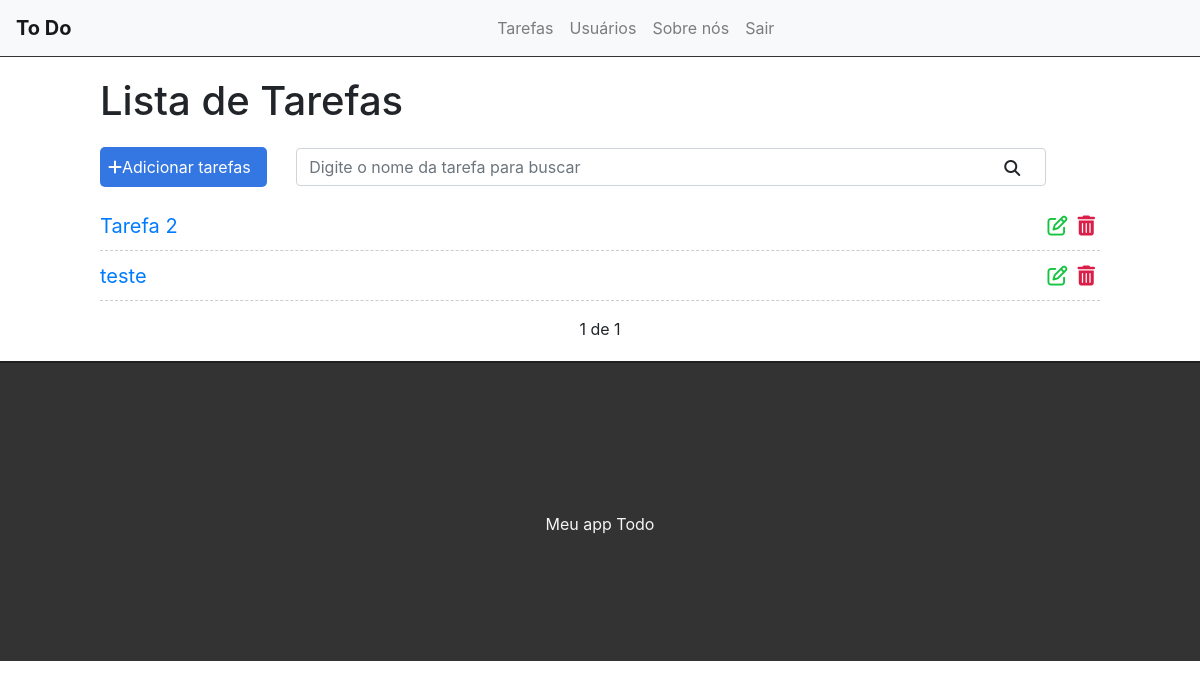
The app's page /?page=2 (signed in), older data.
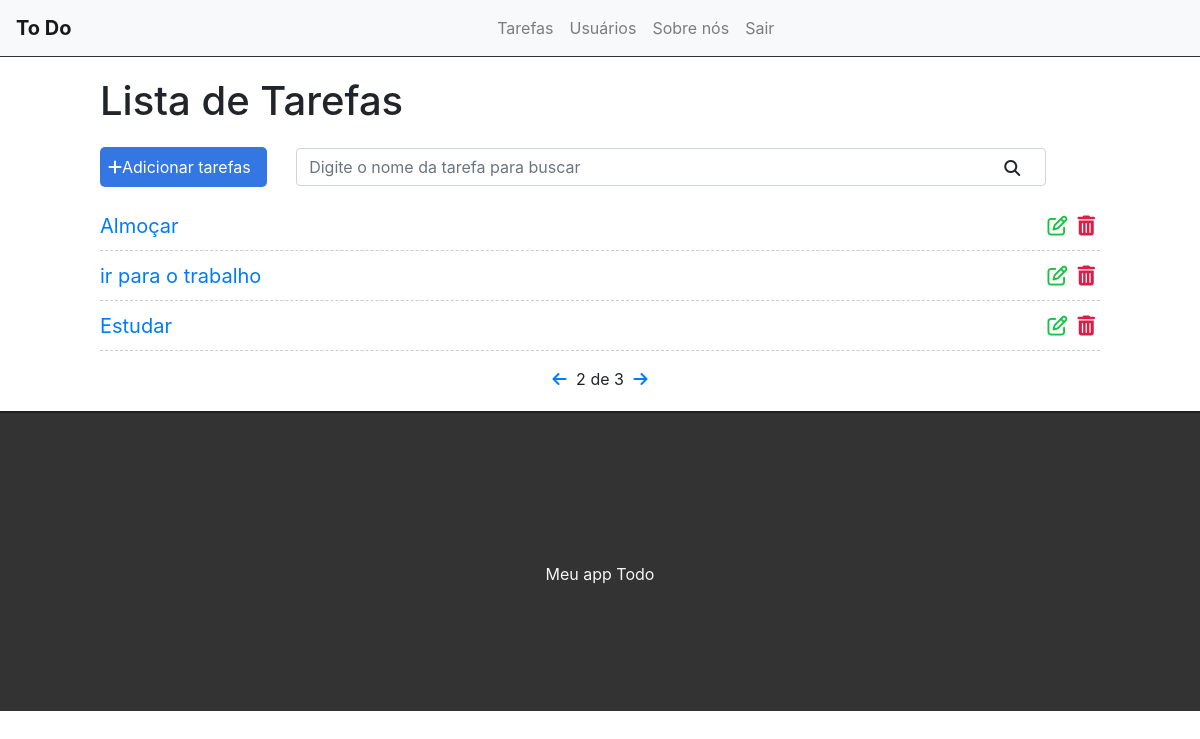
The same page, newer data.
### tasks/models.py (models this page shows, shortened)
class Task(models.Model):
    title = models.CharField(max_length=255)
    description =  models.TextField()
    done = models.CharField(
        max_length=5,
        choices=STATUS,
    )
    created_at = models.DateTimeField(auto_now_add=True)
    updated_at = models.DateTimeField(auto_now=True)

### tasks/views.py (the view)
# urls.py: path('',views.tasklist),
@login_required
def tasklist(request):
    search = request.GET.get('search')
    if search:
        tasks = Task.objects.filter(title__icontains=search)
    else:
        tasks_list = Task.objects.all().order_by('-created_at')
        paginator = Paginator(tasks_list, 3)
        page = request.GET.get('page')
        tasks = paginator.get_page(page)
    return render(request,'tasks/list.html', {'tasks':tasks})

### tasks/templates/tasks/list.html (shortened to what this page needs)
{% extends 'base.html' %}
{% block content %}
<div class="offset-1 col-10 list-div">
    <h1>Lista de Tarefas</h1>
    <a id="add-link" href="newtask/">
        <div class="col-2 add-div">
            <i class= "fas fa-plus"></i>Adicionar tarefas
        </div>
    </a>
    <div class="col-9 search-div">
        <form method="GET" id="search-form">
            <input class="form-control" type="text" name="search" id="search" placeholder="Digite o nome da tarefa para buscar" value="{{request.GET.search}}">
            <i class="fas fa-search" id="search-btn"></i>
        </form>
    </div>
    <ul class="task-list">
        {% if tasks %}
            {% for task in tasks %}
            <li class="task-item">
                <span><a href="tasks/{{task.id}}">{{task.title}}</a></span>
                <a href="delete/{{task.id}}" class="delete-btn"><span><i class="fa fa-trash"></i></span></a>
                <a href="edit/{{task.id}}"><span><i class="fa fa-edit"></i></span></a>
            </li>
            {% endfor %}
        {% else %}
            <div class="container-fluid">
                <br>
                <h4>Nenhuma tarefa encontrada</h4>
                <br>
            </div>
        {% endif %}
    </ul>
    <div class="pagination">
        <span class="step-links">
            {% if tasks.has_previous %}
                <a href="?page={{ tasks.previous_page_number }}"><i class="fas fa-arrow-left"></i></a>
            {% endif %}
            {% if tasks.paginator.num_pages %}
                <span class="current">
                    {{ tasks.number }} de {{ tasks.paginator.num_pages }}
                </span>
            {% endif %}
            {% if tasks.has_next %}
                <a href="?page={{ tasks.next_page_number }}"><i class="fas fa-arrow-right"></i></a>
            {% endif %}
        </span>
    </div>
</div>
{% endblock %}

Row changes from the older to the newer data that the page shows:
removed Task: title "Tarefa 2"
removed Task: title "teste"
added Task: title "Almoçar"
added Task: title "ir para o trabalho"
added Task: title "Estudar"
Text that changed along with them:
{{ tasks.number }}: "1" → "2"
{{ tasks.paginator.num_pages }}: "1" → "3"
